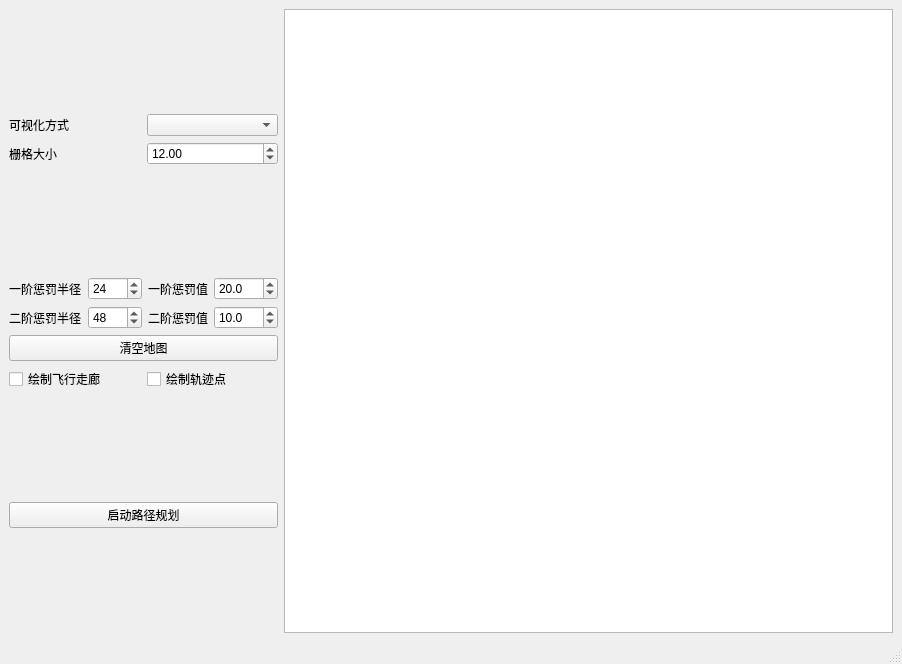
<?xml version="1.0" encoding="UTF-8"?>
<ui version="4.0">
 <class>MainWindow</class>
 <widget class="QMainWindow" name="MainWindow">
  <property name="geometry">
   <rect>
    <x>0</x>
    <y>0</y>
    <width>902</width>
    <height>664</height>
   </rect>
  </property>
  <property name="windowTitle">
   <string>MainWindow</string>
  </property>
  <widget class="QWidget" name="centralwidget">
   <layout class="QHBoxLayout" name="horizontalLayout_2" stretch="0,3">
    <item>
     <layout class="QVBoxLayout" name="verticalLayout">
      <item>
       <spacer name="verticalSpacer">
        <property name="orientation">
         <enum>Qt::Orientation::Vertical</enum>
        </property>
        <property name="sizeHint" stdset="0">
         <size>
          <width>20</width>
          <height>40</height>
         </size>
        </property>
       </spacer>
      </item>
      <item>
       <layout class="QGridLayout" name="gridLayout">
        <item row="0" column="1">
         <widget class="QLabel" name="label">
          <property name="text">
           <string>可视化方式</string>
          </property>
         </widget>
        </item>
        <item row="0" column="2">
         <widget class="QComboBox" name="visualComboBox">
          <property name="editable">
           <bool>false</bool>
          </property>
          <property name="currentText">
           <string notr="true"/>
          </property>
          <property name="currentIndex">
           <number>-1</number>
          </property>
          <property name="maxVisibleItems">
           <number>10</number>
          </property>
          <property name="placeholderText">
           <string>未选择</string>
          </property>
          <property name="duplicatesEnabled">
           <bool>false</bool>
          </property>
          <item>
           <property name="text">
            <string>起点终点</string>
           </property>
          </item>
          <item>
           <property name="text">
            <string>矩形障碍</string>
           </property>
          </item>
          <item>
           <property name="text">
            <string>圆形障碍</string>
           </property>
          </item>
         </widget>
        </item>
        <item row="1" column="2">
         <widget class="QDoubleSpinBox" name="gridSize">
          <property name="value">
           <double>12.000000000000000</double>
          </property>
         </widget>
        </item>
        <item row="1" column="1">
         <widget class="QLabel" name="label_2">
          <property name="text">
           <string>栅格大小</string>
          </property>
         </widget>
        </item>
       </layout>
      </item>
      <item>
       <spacer name="verticalSpacer_2">
        <property name="orientation">
         <enum>Qt::Orientation::Vertical</enum>
        </property>
        <property name="sizeHint" stdset="0">
         <size>
          <width>20</width>
          <height>40</height>
         </size>
        </property>
       </spacer>
      </item>
      <item>
       <layout class="QGridLayout" name="gridLayout_2">
        <item row="1" column="0">
         <widget class="QLabel" name="label_4">
          <property name="text">
           <string>二阶惩罚半径</string>
          </property>
         </widget>
        </item>
        <item row="0" column="0">
         <widget class="QLabel" name="label_3">
          <property name="text">
           <string>一阶惩罚半径</string>
          </property>
         </widget>
        </item>
        <item row="0" column="1">
         <widget class="QDoubleSpinBox" name="fstPenaltyRad">
          <property name="decimals">
           <number>0</number>
          </property>
          <property name="maximum">
           <double>9999.000000000000000</double>
          </property>
          <property name="singleStep">
           <double>2.000000000000000</double>
          </property>
          <property name="value">
           <double>24.000000000000000</double>
          </property>
         </widget>
        </item>
        <item row="1" column="3">
         <widget class="QDoubleSpinBox" name="sedPenaltyValue">
          <property name="suffix">
           <string/>
          </property>
          <property name="decimals">
           <number>1</number>
          </property>
          <property name="maximum">
           <double>9999.000000000000000</double>
          </property>
          <property name="value">
           <double>10.000000000000000</double>
          </property>
         </widget>
        </item>
        <item row="0" column="3">
         <widget class="QDoubleSpinBox" name="fstPenaltyValue">
          <property name="decimals">
           <number>1</number>
          </property>
          <property name="maximum">
           <double>9999.000000000000000</double>
          </property>
          <property name="singleStep">
           <double>5.000000000000000</double>
          </property>
          <property name="value">
           <double>20.000000000000000</double>
          </property>
         </widget>
        </item>
        <item row="1" column="1">
         <widget class="QDoubleSpinBox" name="sedPenaltyRad">
          <property name="decimals">
           <number>0</number>
          </property>
          <property name="maximum">
           <double>9999.000000000000000</double>
          </property>
          <property name="singleStep">
           <double>4.000000000000000</double>
          </property>
          <property name="value">
           <double>48.000000000000000</double>
          </property>
         </widget>
        </item>
        <item row="0" column="2">
         <widget class="QLabel" name="label_5">
          <property name="text">
           <string>一阶惩罚值</string>
          </property>
         </widget>
        </item>
        <item row="1" column="2">
         <widget class="QLabel" name="label_6">
          <property name="text">
           <string>二阶惩罚值</string>
          </property>
         </widget>
        </item>
       </layout>
      </item>
      <item>
       <widget class="QPushButton" name="clearButton">
        <property name="text">
         <string>清空地图</string>
        </property>
       </widget>
      </item>
      <item>
       <layout class="QHBoxLayout" name="horizontalLayout">
        <item>
         <widget class="QCheckBox" name="drawCorridor">
          <property name="text">
           <string>绘制飞行走廊</string>
          </property>
         </widget>
        </item>
        <item>
         <widget class="QCheckBox" name="drawOptWaypoint">
          <property name="text">
           <string>绘制轨迹点</string>
          </property>
         </widget>
        </item>
       </layout>
      </item>
      <item>
       <spacer name="verticalSpacer_4">
        <property name="orientation">
         <enum>Qt::Orientation::Vertical</enum>
        </property>
        <property name="sizeHint" stdset="0">
         <size>
          <width>20</width>
          <height>40</height>
         </size>
        </property>
       </spacer>
      </item>
      <item>
       <widget class="QPushButton" name="pathPlanButton">
        <property name="text">
         <string>启动路径规划</string>
        </property>
       </widget>
      </item>
      <item>
       <spacer name="verticalSpacer_3">
        <property name="orientation">
         <enum>Qt::Orientation::Vertical</enum>
        </property>
        <property name="sizeHint" stdset="0">
         <size>
          <width>20</width>
          <height>40</height>
         </size>
        </property>
       </spacer>
      </item>
     </layout>
    </item>
    <item>
     <widget class="QGraphicsView" name="graphicsView">
      <property name="interactive">
       <bool>true</bool>
      </property>
     </widget>
    </item>
   </layout>
  </widget>
  <widget class="QMenuBar" name="menubar">
   <property name="geometry">
    <rect>
     <x>0</x>
     <y>0</y>
     <width>902</width>
     <height>22</height>
    </rect>
   </property>
  </widget>
  <widget class="QStatusBar" name="statusbar"/>
 </widget>
 <resources/>
 <connections/>
</ui>
